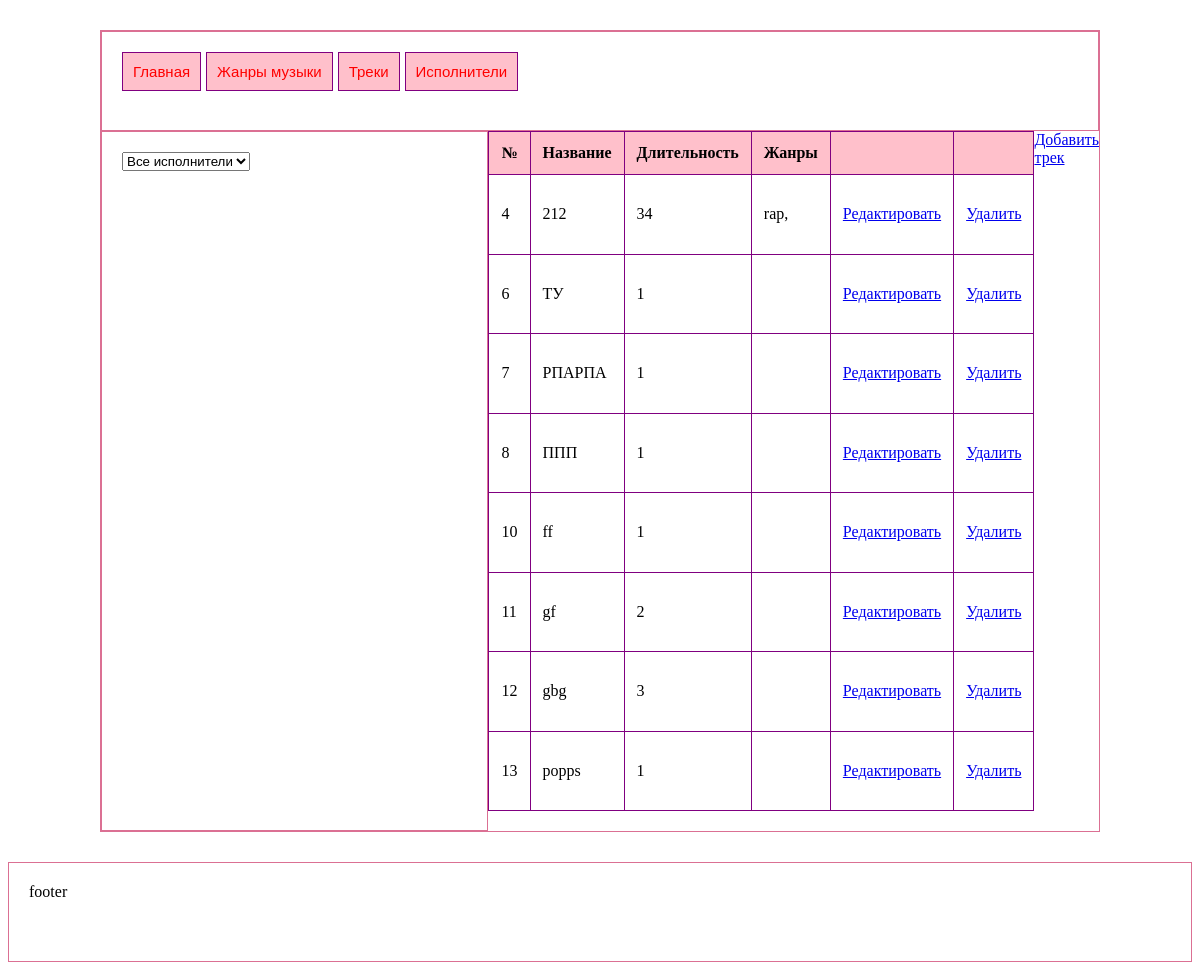
The app's page /Tracks/, older data.
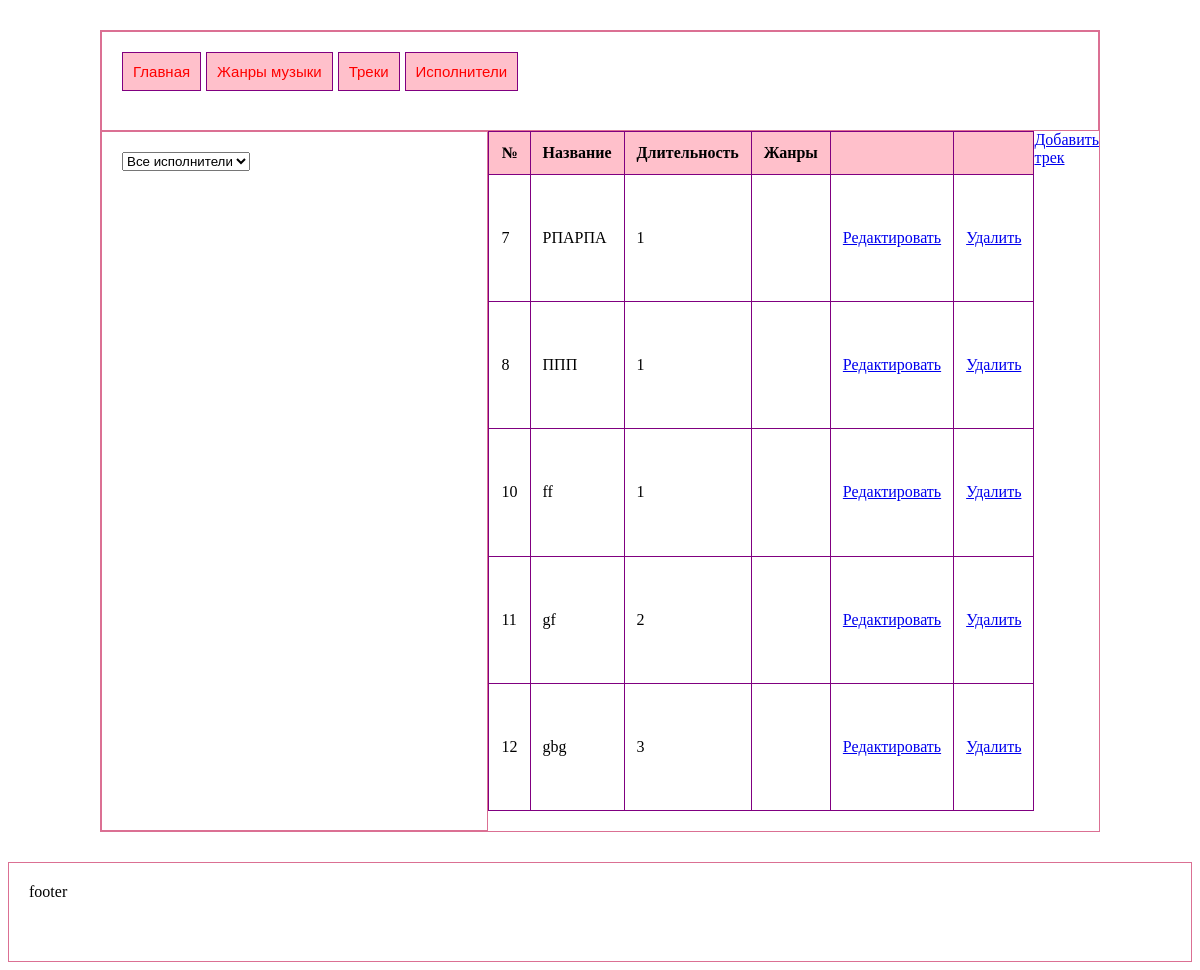
The same page, newer data.
### main/models.py (models this page shows, shortened)
class Track(models.Model):
    title=models.CharField(max_length=100)
    duration=models.IntegerField()
    genres=models.ManyToManyField(Janri)
    artist= models.ForeignKey(Artist, on_delete=models.RESTRICT,null=True)

class Janri(models.Model):
    name_en = models.CharField(max_length=100)
    name_ru = models.CharField(max_length=100)
    description = models.TextField()

### main/views.py (the view)
# urls.py: path('Tracks/',views.tracks),
def tracks(request):
    t = Track.objects.all()
    a = Artist.objects.all()
    artist = None
    if request.method == "POST":
        id_artist = request.POST.get('artist')
        if id_artist:
            artist = Artist.objects.get(id=id_artist)
            t = Track.objects.filter(artist=artist)
    return render(request, 'tracks.html', {'tracks': t, 'artists': a, 'current_artist': artist})

### main/templates/tracks.html (shortened to what this page needs)
<!DOCTYPE html>
{% load static %}
<html lang="en">
<head>
    <link rel="stylesheet" href="{% static "styles.css" %}" />
</head>
<body>
    <div id="wrapper">
	<div id="header">
		<div id="menu">
	<a href="/">Главная</a>
	<a href="/janri/" >Жанры музыки</a>
    <a href="/Tracks/">Треки</a>
    <a href="/artists/">Исполнители</a>
</div>
	</div>
	<div id="container">
		<table>
		<div id="content">
                <form method="post">
    <select name="artist" onchange="this.form.submit()">
        <option value="">Все исполнители</option>
    </select>
</form>
                <thead>
                    <tr>
                        <th>№</th>
                        <th>Название</th>
                        <th>Длительность</th>
                        <th>Жанры</th>
                        <th></th>
                        <th></th>
                        </tr>
                        </thead>
            <tbody>
                {% for t in tracks %}
                <tr>
                    <td>{{t.id}}</td>
                    <td>{{t.title}}</td>
                    <td>{{t.duration}}</td>
                    <td>
                        {% for g in t.genres.all %}
                            {{g.name_en}},
                            {% endfor %}
                    </td>
                    <td><a href="/edite_track/{{t.id}}">Редактировать</a></td>
                    <td><a href="/delete_track/{{t.id}}">Удалить</a></td>
                </tr>
                {% endfor %}
            </tbody>
            </table>
            <a href="/add_track/">Добавить трек</a>
		</div>
	</div>
	<div id="footer">
		footer
	</div>
</body>
</html>

Row changes from the older to the newer data that the page shows:
removed Track: id "4", title "212", duration "34"
no longer on this page (row unchanged): Janri: name_en "rap"
removed Track: id "6", title "ТУ", duration "1"
removed Track: id "13", title "popps", duration "1"
